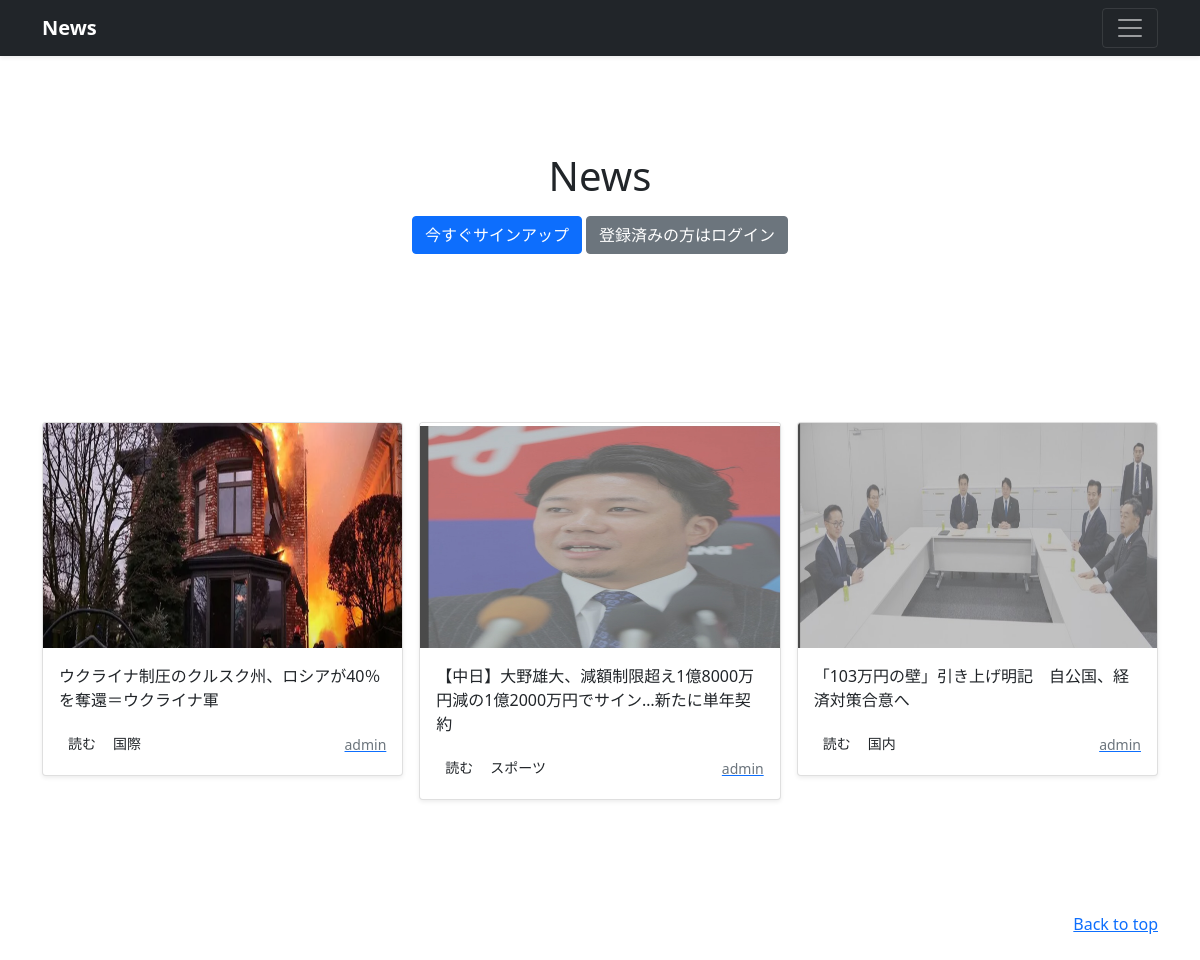
Page /user-list1 on the committed database.
### news/models.py (models this page shows, shortened)
class NewsPost(models.Model):
    user = models.ForeignKey(
        CustomUser,
        verbose_name='ユーザー',
        on_delete=models.CASCADE
        )
    category=models.ForeignKey(
        Category,
        verbose_name='カテゴリ',
        on_delete=models.PROTECT
        )
    title = models.CharField(
        verbose_name='タイトル',
        max_length=200
        )
    comment = models.TextField(
        verbose_name='コメント',
        )
    image1 = models.ImageField(
        verbose_name='イメージ１',
        upload_to = 'news'
        )
    image2 = models.ImageField(
        verbose_name='イメージ２',
        upload_to='news',
        blank=True,
        null=True
        )
    posted_at = models.DateTimeField(
        verbose_name='投稿日時',
        auto_now_add=True
        )

class Category(models.Model):
    title = models.CharField(
        verbose_name='カテゴリ',
        max_length=20)

### accounts/models.py (models this page shows)
class CustomUser(AbstractUser):
    pass

### news/views.py (the view)
class UserView(ListView):
    template_name = 'index.html'
    paginate_by = 9
    def get_queryset(self):
        user_id = self.kwargs['user']
        user_list = NewsPost.objects.filter(
            user=user_id).order_by('-posted_at')
        return user_list

### news/templates/index.html (shortened to what this page needs)
{% extends 'base.html' %}
       {% block contents %}
       {% include 'news_title.html' %}
       {% include 'news_list.html' %}
       {% endblock %}

### news/templates/news_list.html (shortened to what this page needs)
{% load static %}
  <div class="album py-5 bg-body-tertiary">
    <div class="container">
      <div class="row row-cols-1 row-cols-sm-2 row-cols-md-3 g-3">
        {% for record in object_list %}
        <div class="col">
          <div class="card shadow-sm">
            <img src="{{ record.image1.url }}"
              class="bd-placeholder-img card-img-top"
              width="100%" height="225"
              xmlns="http://www.w3.org/2000/svg"
              role="img" aria-label="Placeholder: Thumbnail"
              preserveAspectRatio="xMidYMid slice"
              focusable="false">
              <rect width="100%" height="100%" fill="#55595c"/>
            <div class="card-body">
              <p class="card-text">
                {{record.title}}
              </p>
              <div class="d-flex justify-content-between align-items-center">
                <div class="btn-group">
                  <button type="button"
                          class="btn btn-sm btn-outlins-secondary"
onclick="location.href='{% url 'news:news_detail' record.pk %}'">
                            読む</button>
                  <button type="button"
                          class="btn btn-sm btn-outlins-secondary"
onclick="location.href='{% url 'news:news_cat' category=record.category.id %}'">
                          {{record.category.title}}</button>
                        </body>
                      </html>
                </div>
                <a href="{% url 'news:user_list' user=record.user.id %}">
                  <small class="text-muted">
                    {{record.user.username}}</small>
                </a>
              </div>
            </div>
          </div>
        </div>
        {% endfor %}

### news/templates/base.html (style rules this page uses)
.bd-placeholder-img { font-size: 1.125rem; text-anchor: middle; -webkit-user-select: none; -moz-user-select: none; user-select: none; }

### rows in the picture
NewsPost: image1 (picture), title "ウクライナ制圧のクルスク州、ロシアが40％を奪還＝ウクライナ軍", category "国際", user.username "admin"
NewsPost: image1 (picture), title "【中日】大野雄大、減額制限超え1億8000万円減の1億2000万円でサイン…新たに単年契約", category "スポーツ", user.username "admin"
NewsPost: image1 (picture), title "「103万円の壁」引き上げ明記 自公国、経済対策合意へ", category "国内", user.username "admin"
